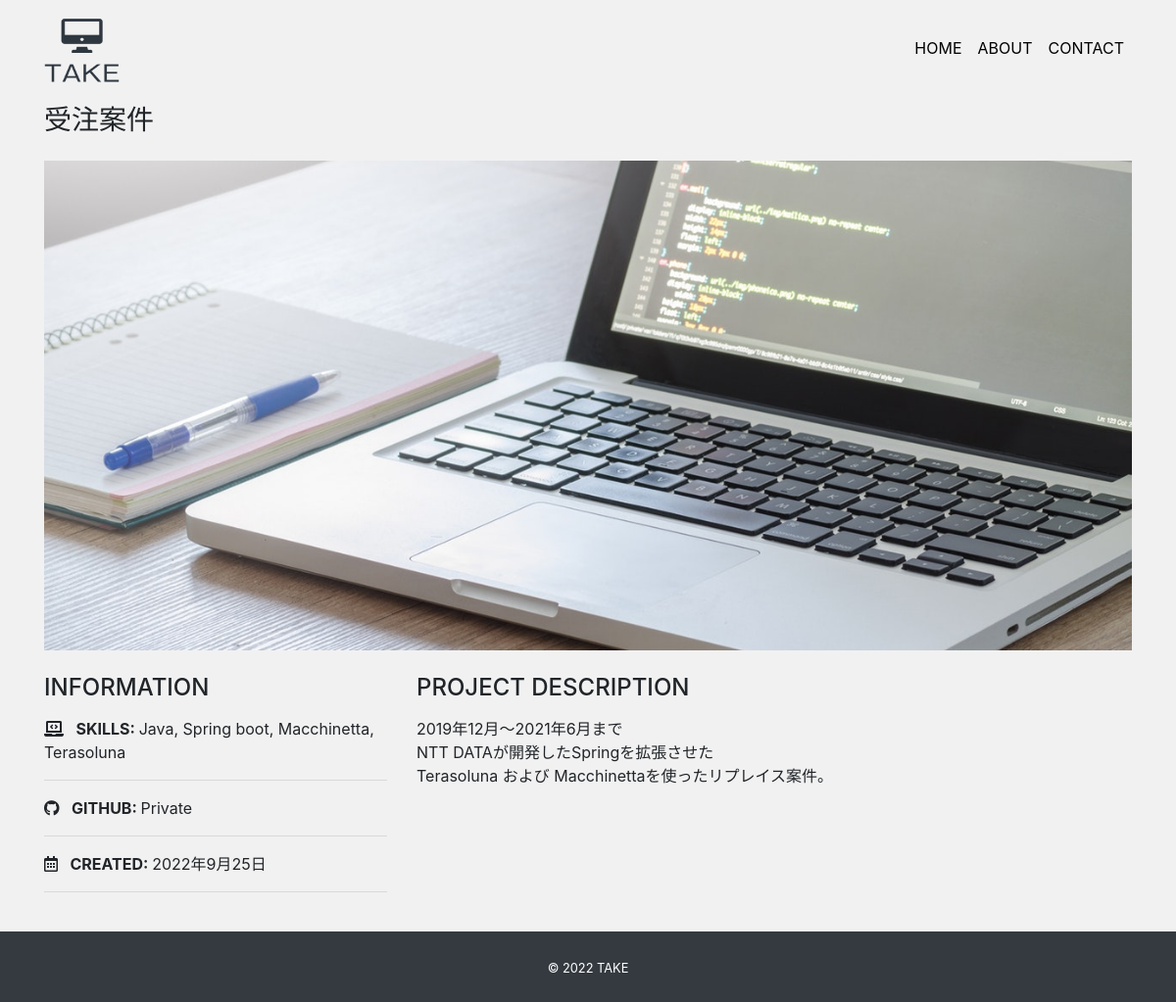
/detail/1, run on the app's committed database.
### mysite/models.py (models this page shows, shortened)
class Work(models.Model):
    title = models.CharField('タイトル', max_length=100)
    image = models.ImageField(upload_to="images", verbose_name='イメージ画像')
    thumbnail = models.ImageField(
        upload_to="images", verbose_name='サムネイル', null='True', blank='True')
    skill = models.CharField('スキル', max_length=100)
    url = models.CharField('URL', max_length=100, null='True', blank='True')
    created = models.DateField('作成日')
    description = models.TextField('説明')

### mysite/views.py (the view)
# urls.py: path('detail/<int:pk>', views.DetailView.as_view(), name='detail'),
class DetailView(View):
    def get(self, request, *args, **kwargs):
        work_data = Work.objects.get(id=self.kwargs['pk'])
        return render(request, 'mysite/detail.html', {
            'work_data': work_data
        })

### mysite/templates/mysite/detail.html
{% extends 'mysite/base.html' %}
{% block content %}
<h3 class="mb-4">{{ work_data.title }}</h3>
<div class="card top mb-4">
    <img src="{{ work_data.image.url }}" alt="">
</div>
<div class="row">
    <div class="col-sm-4 mb-4">
        <h4 class="mb-3">INFORMATION</h4>
        <p>
            <i class="fas fa-laptop-code mr-2"></i>
            <span class="font-weight-bolder">SKILLS: </span>
            {{ work_data.skill}}
        </p>
        <hr>
        <p>
            <i class="fab fa-github mr-2"></i>
            <span class="font-weight-bolder">GITHUB: </span>
            {% if work_data.url %}
            <a href="{{ work_data.url }}" target="_blank" class="link-color">Link</a>
            {% else %}
            Private
            {% endif %}
        </p>
        <hr>
        <p>
            <i class="far fa-calendar-alt mr-2"></i>
            <span class="font-weight-bolder">CREATED: </span>
            {{ work_data.created }}
        </p>
        <hr>
    </div>
    <div class="col-sm-8 mb-5">
        <h4 class="mb-3">PROJECT DESCRIPTION</h4>
        <p>{{ work_data.description|linebreaksbr }}</p>
    </div>
</div>
{% endblock %}

### mysite/static/css/style.css (style rules this page uses)
* { margin: 0; padding: 0; box-sizing: border-box; }
body { background: #f1f1f1; display: flex; flex-flow: column; min-height: 100vh; }
.top img { object-fit: cover; height: 500px; }
.card { border: none; }

### data on the page
Work: title "受注案件", image (picture), skill "Java, Spring boot, Macchinetta, Terasoluna", created "2022年9月25日", description "2019年12月～2021年6月まで NTT DATAが開発したSpringを拡張させた Terasoluna および Macchinettaを使ったリプレイス案件。"
